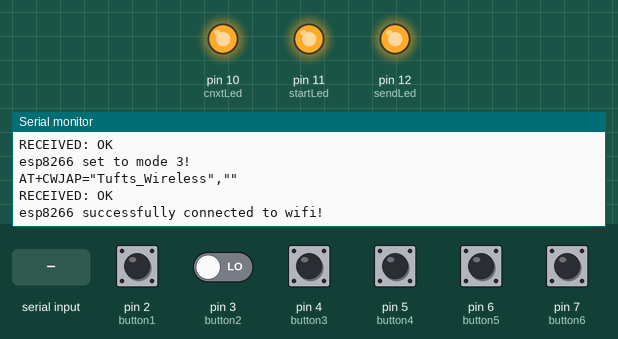
The sketch below on a simulated Arduino Uno, built with avr-gcc and run on an emulated ATmega328P. Shown: output pins drawn as LEDs (lit = HIGH), the last lines printed to the serial monitor. The test bench sets the inputs (shaded band); at power-on: pin 2 (button1), pin 3 (button2), pin 4 (button3), pin 5 (button4), pin 6 (button5), pin 7 (button6) LOW. The modem accepts every AT command (registered, SIM ready, sends succeed) and sends nothing else.

Above: at 4.3 s.
4.4 s: pin 2 (button1) pulled HIGH for 0.15 s
At 5.8 s:
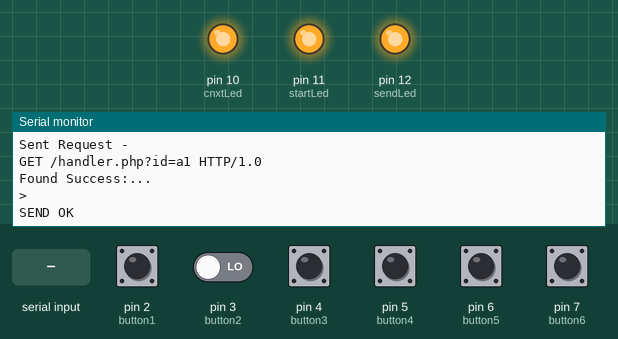
6.0 s: "OK\n" received over the second serial link
At 6.6 s:
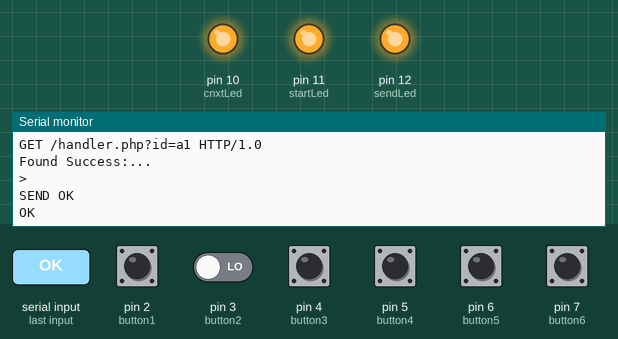
7.5 s: "ERROR\n" received over the second serial link
At 8.7 s:
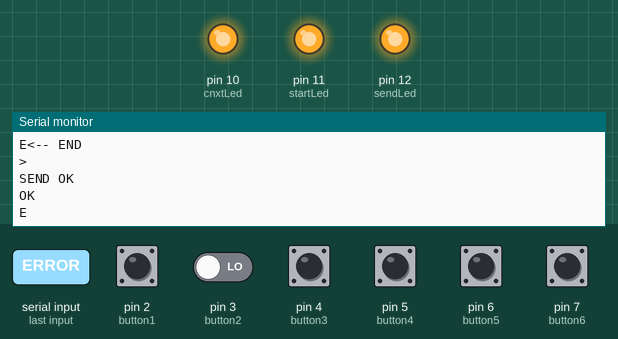
9.0 s: pin 2 (button1) driven HIGH and pin 3 (button2) driven HIGH
At 11.15 s:
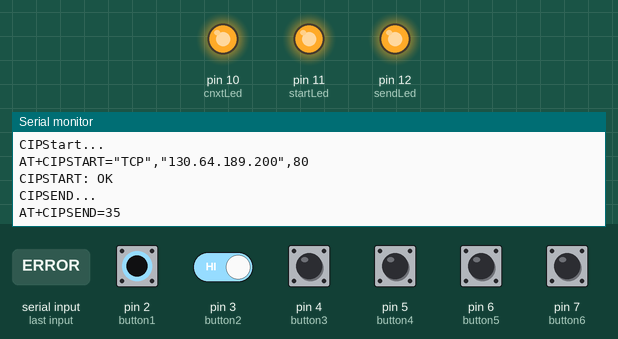
12.0 s: "NO RESPONSE\n" received over the second serial link
At 13.4 s:
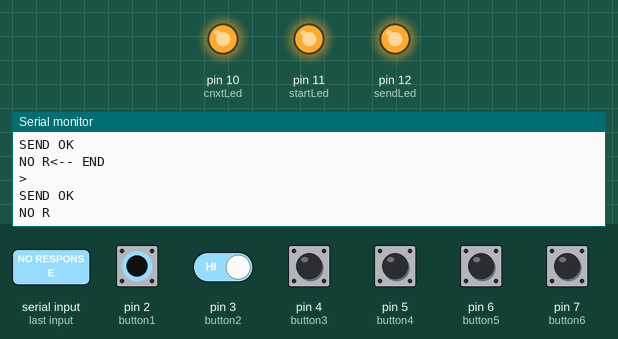

The sketch:

multiButton_wifiTx.ino
```cpp
#include <SoftwareSerial.h>

// WARNING, WARNING ... DANGER, WILL ROBINSON, DANGER!!!
// The station ID letter is unique to each Arduino Module and must be manually entered.
// Double and triple check this value is what you intend it to be.
const char ArduinoID[] = "a"; // Station ID letter - Must to match ID printed on the housing.

//////////////////////// Wireless network information //////////////////////////////////

const char SSID[] = "Tufts_Wireless";
int button1 = 2;
int button2 = 3;
int button3 = 4;
int button4 = 5;
int button5 = 6;
int button6 = 7;

int cnxtLed = 10;
int startLed = 11;
int sendLed = 12;

// PW = Empty string since network is not password protected. This particular network is
// mac address registry based. We are not registering the mac addresses of these so
// they are limited to accessing internal IPs or websites hosted by Tufts.
const char PSK[] = "";
// Static IP of the directory location
const char DBIP[] = "130.64.189.200";

/////////////////////////////////// Hardware assignments /////////////////////////////

SoftwareSerial ESP8266(8, 9); // D8 -> ESP8266 RX, D9 -> ESP8266 TX

#define reset_delay 1000

void setup() {
    pinMode(button1, INPUT);
    pinMode(button2, INPUT);
    pinMode(button3, INPUT);
    pinMode(button4, INPUT);
    pinMode(button5, INPUT);
    pinMode(button6, INPUT);

    pinMode(cnxtLed, OUTPUT);
    pinMode(startLed, OUTPUT);
    pinMode(sendLed, OUTPUT);

    digitalWrite(cnxtLed, HIGH);
    digitalWrite(startLed, HIGH);
    digitalWrite(sendLed, HIGH);

    // Initialize Serial Communications
    Serial.begin(9600);   // with the PC for debugging displays
    ESP8266.begin(9600);

    while(!ESP8266_Check()){ delay(reset_delay); }
    Serial.println(F("esp8266 checked!"));

    while( !ESP8266_Mode(3) ){ delay(reset_delay); }
    Serial.println(F("esp8266 set to mode 3!"));

    while( !connectWiFi() ){ delay(reset_delay); }
    Serial.println(F("esp8266 successfully connected to wifi!"));
}


void loop() {
    delay(100);
    String id = "";
    bool pressed = false;
    if (digitalRead(button1) == HIGH) {
      id = ArduinoID;
      id += "1";
      pressed = true;
    }
    else if (digitalRead(button2) == HIGH) {
      id = ArduinoID;
      id += "2";
      pressed = true;
    }
    else if (digitalRead(button3) == HIGH) {
      id = ArduinoID;
      id += "3";
      pressed = true;
    }
    else if (digitalRead(button4) == HIGH) {
      id = ArduinoID;
      id += "4";
      pressed = true;
    }
    else if (digitalRead(button5) == HIGH) {
      id = ArduinoID;
      id += "5";
      pressed = true;
    }
    else if (digitalRead(button6) == HIGH) {
      id = ArduinoID;
      id += "6";
      pressed = true;
    }
    if (pressed) {
        //for debugging: wait for serial commands while looping
        while(ESP8266.available()) Serial.write(ESP8266.read());
        //while(Serial.available()) ESP8266.write(Serial.read());
        String resp = ReqJMN( id);
        Serial.println(resp);
        delay(3000);
    }
}

////////////////////////////////////////////////////////////////////////
/////////////////////// WIFI / DATABASE UTILITIES //////////////////////
////////////////////////////////////////////////////////////////////////

String ReqJMN(String id1)
{
    String resp="";
    char z;
    Serial.println(F("Starting request..."));

    String httpReq = "GET /handler.php?id=";
    httpReq += id1; // local input
    httpReq += " HTTP/1.0\r\n\r\n";
    delay(50);
    Serial.println(httpReq);
    //  Send AT command to ESP8266
    // Start connection -
    Serial.println(F("CIPStart..."));
    Serial.print(F("AT+CIPSTART=\"TCP\",\""));
    Serial.print(DBIP);
    Serial.print(F("\",80\r\n"));

    ESP8266.print(F("AT+CIPSTART=\"TCP\",\""));
    ESP8266.print(DBIP);
    ESP8266.print(F("\",80\r\n"));

    delay(100);
    if(ESP8266.find("OK")) {
      Serial.println(F("CIPSTART: OK"));
      retCode(startLed, "OK");
    }

    else if(ESP8266.find("ERROR")) {
      Serial.println(F("CIPSTART: Error"));
      retCode(startLed, "ERROR");
      return "Error";
    }

    else {
      Serial.println(F("CIPSTART: No Response"));
      retCode(startLed, "NO RESPONSE");
      return "Error";
    }

    // Send request -
    Serial.println(F("CIPSEND..."));
    Serial.print(F("AT+CIPSEND="));
    Serial.print(httpReq.length());
    Serial.print(F("\r\n"));

    ESP8266.print("AT+CIPSEND=");
    ESP8266.print(httpReq.length()); // Specifies how much data is being sent
    ESP8266.print("\r\n");
    // while(ESP8266.available()) Serial.write(ESP8266.read());
    delay(500);

    if(ESP8266.find("OK")) {
      Serial.println(F("Sent Request - "));
      Serial.print(httpReq);
      ESP8266.print(httpReq); // Send HTTP request
    }
    else {
      Serial.println(F("No request sent. Try again."));
    }

    int j = 0;
    while(!ESP8266.find("OK")) {
      delay(100);
      j++;
      Serial.print(j);
      if (j>50) {
        Serial.println(F("Error - could not find response"));
        retCode(sendLed, "NO RESPONSE");
        return F("Error - could not find response");
      }
    }

    Serial.println(F("Found Success:..."));
    retCode(sendLed, "OK");
    for (int i = 0; i<=18; i++) {
      while(!ESP8266.available());
      z = (char)ESP8266.read();
      Serial.write(z);
      resp.concat(z);
    }

    Serial.println(F("<-- END"));
    return resp;
}

boolean ESP8266_Check()
{
    ESP8266.println(F("AT"));
    delay(200);
    if(ESP8266.find("OK")) {
      Serial.flush();
      return true;
    }

    else if(ESP8266.find("ERROR")) {
      Serial.println(F("RECEIVED: Error"));
      Serial.println(F("Trying again.."));
      return false;
    }
    else {
      Serial.println(F("RECEIVED: No Response"));
      Serial.println(F("Trying again.."));
      return false;
    }
}

boolean ESP8266_Mode(int mode)
{
    ESP8266.println(F("AT+CWMODE?"));
    if(ESP8266.find(mode)) {
      Serial.print(F("Mode already set"));
      return true;
    }

    ESP8266.print(F("AT+CWMODE="));
    ESP8266.println(mode);

    if(ESP8266.find("OK")) {
      Serial.println(F("RECEIVED: OK"));
      return true;
    }
    else if(ESP8266.find("ERROR")) {
      Serial.println(F("RECEIVED: Error"));
      Serial.println(F("Trying again.."));
      return false;
    }
    else {
      Serial.println(F("RECEIVED: No Response"));
      Serial.println(F("Trying again.."));
      return false;
    }
    delay(100);
}


boolean connectWiFi()
{
    ESP8266.println(F("AT+CWJAP?"));
    delay(250);
    if(ESP8266.find("tuftswireless"))
    {
        Serial.flush();
        while(ESP8266.available()) Serial.write(ESP8266.read());
        Serial.print(F("\n"));
        // Serial.println(F("Already connected"));
        return true;
    }
    delay(100);
    String cmd="AT+CWJAP=\"";
    cmd+=SSID;
    cmd+="\",\"";
    cmd+=PSK;
    cmd+="\"";
    ESP8266.println(cmd);
    Serial.println(cmd);
    delay(500);
    while ( !ESP8266.available() ){
        delay(100);
    }

    if(ESP8266.find("OK")) {
        Serial.println(F("RECEIVED: OK"));
        retCode(cnxtLed, "OK");
        ESP8266.flush();
        return true;
    }

    else if(ESP8266.find("ERROR")) {
        Serial.println(F("RECEIVED: Error"));
        retCode(cnxtLed, "ERROR");
        return false;
    }

    else {
        Serial.println(F("RECEIVED: Couldn't connect to wifi; no response"));
        retCode(cnxtLed, "NO RESPONSE");
        return false;
    }
}

void retCode(int LEDname, String response)
{
  if (response == "OK") {
      digitalWrite(LEDname, HIGH);
  }
  else if (response == "ERROR") {
      digitalWrite(LEDname, LOW);
      delay(100);
      digitalWrite(LEDname, HIGH);
      delay(100);
      digitalWrite(LEDname, LOW);
      delay(100);
      digitalWrite(LEDname, HIGH);
      delay(100);
      digitalWrite(LEDname, LOW);
      delay(100);
      digitalWrite(LEDname, HIGH);
      delay(100);
      digitalWrite(LEDname, LOW);
  }
  else if (response == "NO RESPONSE"){
      digitalWrite(LEDname, LOW);
  }
}
```

Measured:
- after the input at 4.4 s, the serial monitor: prints a new line at once (image 1)
- after the input at 6.0 s, the serial monitor: prints a new line at once (image 2)
- after the input at 7.5 s, the serial monitor: prints a new line at once (image 3)
- after the input at 9.0 s, the serial monitor: prints a new line after 1.6 s (image 4)
- after the input at 12.0 s, the serial monitor: prints a new line at once (image 5)
